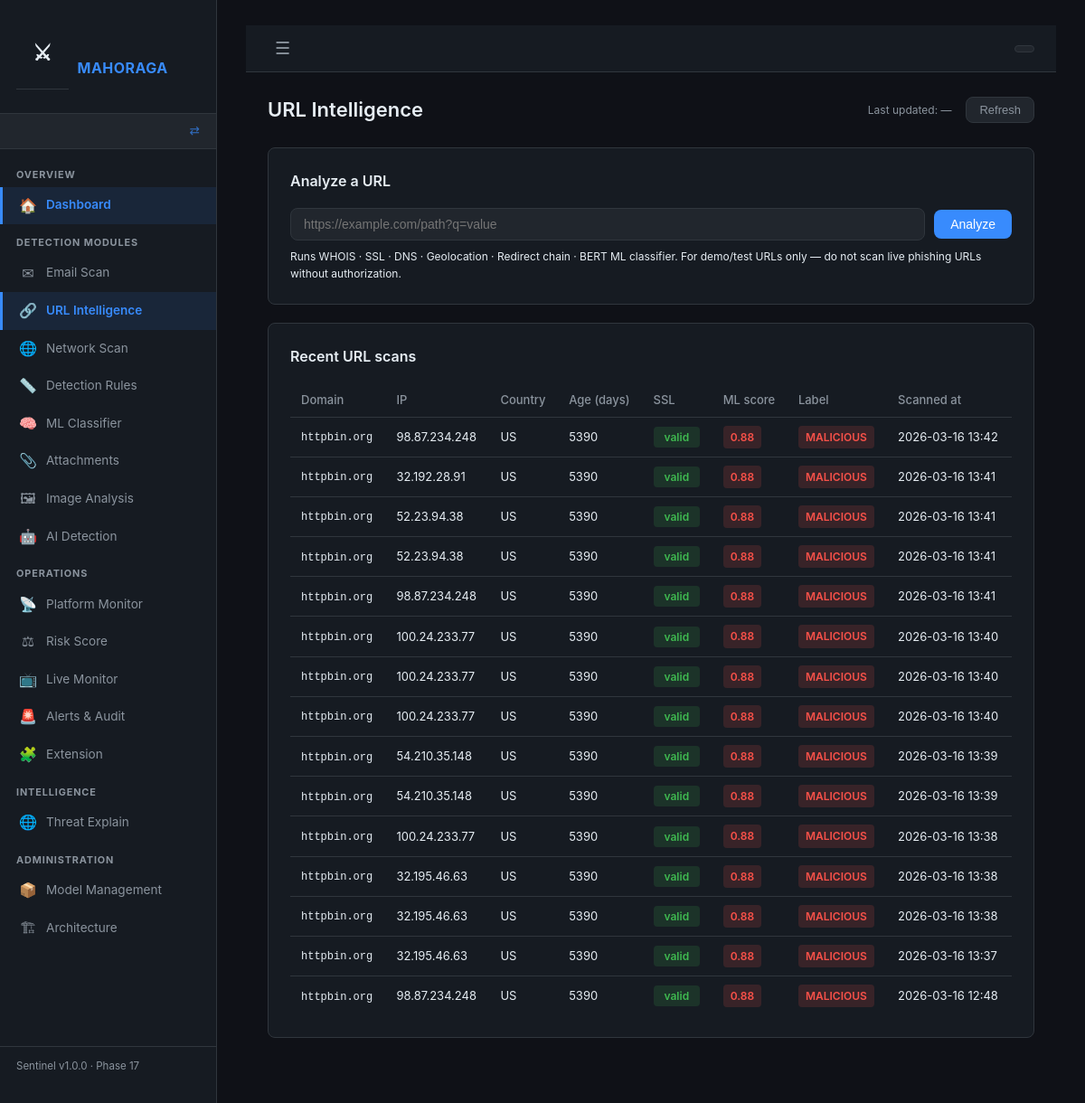
The page /url/intel on the database its author committed.
### backend/app/models.py (models this page shows)
class URLScan(db.Model):
    __tablename__ = "url_scans"
    id               = db.Column(db.Integer, primary_key=True)
    email_id         = db.Column(db.Integer, db.ForeignKey("email_scans.id"), nullable=True)
    raw_url          = db.Column(db.Text)
    normalized_url   = db.Column(db.Text)
    domain           = db.Column(db.String(255))
    ip_address       = db.Column(db.String(60))
    country          = db.Column(db.String(100))
    whois_data       = db.Column(db.Text)          # JSON string
    domain_age_days  = db.Column(db.Integer)
    ssl_valid        = db.Column(db.Boolean)
    ssl_issuer       = db.Column(db.String(255))
    redirect_chain   = db.Column(db.Text)          # JSON array of hop dicts
    ml_score         = db.Column(db.Float)         # 0.0 – 1.0 from BERT model
    rule_score       = db.Column(db.Float)         # score from rule engine
    final_label      = db.Column(db.String(20))    # BENIGN / SUSPICIOUS / MALICIOUS
    scanned_at       = db.Column(db.DateTime, default=datetime.utcnow)
    network_scans    = db.relationship("NetworkScan", backref="url_scan", lazy=True)

### backend/app/routes/url_intel.py (the view)
@url_intel_bp.route("/url/intel", methods=["GET"])
def url_intel_page():
    recent = (
        URLScan.query
        .order_by(URLScan.scanned_at.desc())
        .limit(15)
        .all()
    )
    return render_template("url_intel.html", recent_scans=recent)

### backend/app/routes/dashboard.py (called while the page is built, shortened)
def get_current_role() -> str:
    return session.get("role", "")

def get_sidebar_config():
    role = get_current_role()
    cfg  = ROLES.get(role, {})
    all_items = _all_sidebar_items()
    if cfg.get("allowed_prefixes") is None:
        return all_items   # admin sees everything

### frontend/templates/url_intel.html (shortened to what this page needs)
{% extends "base.html" %}
{% block content %}
<div class="page-header">
  <h1>URL Intelligence</h1>
  <span class="last-updated">
    Last updated: <span id="update-time">—</span>
  </span>
  <button class="btn-refresh" onclick="refreshHistory()">Refresh</button>
</div>
<div class="card">
  <h2>Analyze a URL</h2>
  <div class="url-input-row">
    <input type="text" id="url-input" placeholder="https://example.com/path?q=value"
           onkeydown="if(event.key==='Enter') submitUrl()">
    <button class="btn-primary" onclick="submitUrl()">Analyze</button>
  </div>
  <p class="hint">
    Runs WHOIS · SSL · DNS · Geolocation · Redirect chain · BERT ML classifier.
    For demo/test URLs only — do not scan live phishing URLs without authorization.
  </p>
</div>
<div class="card">
  <h2>Recent URL scans</h2>
  <table class="data-table">
    <thead>
      <tr>
        <th>Domain</th>
        <th>IP</th>
        <th>Country</th>
        <th>Age (days)</th>
        <th>SSL</th>
        <th>ML score</th>
        <th>Label</th>
        <th>Scanned at</th>
      </tr>
    </thead>
    <tbody id="history-table-body">
      {% for s in recent_scans %}
      <tr>
        <td class="truncate" title="{{ s.raw_url }}">
          <code>{{ s.domain }}</code>
        </td>
        <td>{{ s.ip_address or '—' }}</td>
        <td>{{ s.country or '—' }}</td>
        <td>
          {% if s.domain_age_days is not none %}
            <span class="{{ 'text-danger' if s.domain_age_days < 180 else '' }}">
              {{ s.domain_age_days }}
            </span>
          {% else %}—{% endif %}
        </td>
        <td>
          {% if s.ssl_valid %}
            <span class="auth-pill auth-pass">valid</span>
          {% else %}
            <span class="auth-pill auth-fail">invalid</span>
          {% endif %}
        </td>
        <td>
          <span class="score-pill score-{{ s.final_label | lower if s.final_label else 'unknown' }}">
            {{ '%.2f'|format(s.ml_score or 0) }}
          </span>
        </td>
        <td>
          <span class="label-badge label-{{ s.final_label | lower if s.final_label else 'unknown' }}">
            {{ s.final_label or '—' }}
          </span>
        </td>
        <td>{{ s.scanned_at.strftime('%Y-%m-%d %H:%M') if s.scanned_at else '—' }}</td>
      </tr>
      {% else %}
      <tr><td colspan="8" class="empty-state">No URL scans yet — enter a URL above</td></tr>
      {% endfor %}
    </tbody>
  </table>
</div>
{% endblock %}

### rows shown on the page
URLScan: domain "httpbin.org", ip_address "98.87.234.248", country "US", domain_age_days "5390", ssl_valid "valid", ml_score "0.88", final_label "MALICIOUS", scanned_at "2026-03-16 13:42"
URLScan: domain "httpbin.org", ip_address "32.192.28.91", country "US", domain_age_days "5390", ssl_valid "valid", ml_score "0.88", final_label "MALICIOUS", scanned_at "2026-03-16 13:41"
URLScan: domain "httpbin.org", ip_address "52.23.94.38", country "US", domain_age_days "5390", ssl_valid "valid", ml_score "0.88", final_label "MALICIOUS", scanned_at "2026-03-16 13:41"
URLScan: domain "httpbin.org", ip_address "52.23.94.38", country "US", domain_age_days "5390", ssl_valid "valid", ml_score "0.88", final_label "MALICIOUS", scanned_at "2026-03-16 13:41"
URLScan: domain "httpbin.org", ip_address "98.87.234.248", country "US", domain_age_days "5390", ssl_valid "valid", ml_score "0.88", final_label "MALICIOUS", scanned_at "2026-03-16 13:41"
URLScan: domain "httpbin.org", ip_address "100.24.233.77", country "US", domain_age_days "5390", ssl_valid "valid", ml_score "0.88", final_label "MALICIOUS", scanned_at "2026-03-16 13:40"
URLScan: domain "httpbin.org", ip_address "100.24.233.77", country "US", domain_age_days "5390", ssl_valid "valid", ml_score "0.88", final_label "MALICIOUS", scanned_at "2026-03-16 13:40"
URLScan: domain "httpbin.org", ip_address "100.24.233.77", country "US", domain_age_days "5390", ssl_valid "valid", ml_score "0.88", final_label "MALICIOUS", scanned_at "2026-03-16 13:40"
URLScan: domain "httpbin.org", ip_address "54.210.35.148", country "US", domain_age_days "5390", ssl_valid "valid", ml_score "0.88", final_label "MALICIOUS", scanned_at "2026-03-16 13:39"
URLScan: domain "httpbin.org", ip_address "54.210.35.148", country "US", domain_age_days "5390", ssl_valid "valid", ml_score "0.88", final_label "MALICIOUS", scanned_at "2026-03-16 13:39"
URLScan: domain "httpbin.org", ip_address "100.24.233.77", country "US", domain_age_days "5390", ssl_valid "valid", ml_score "0.88", final_label "MALICIOUS", scanned_at "2026-03-16 13:38"
URLScan: domain "httpbin.org", ip_address "32.195.46.63", country "US", domain_age_days "5390", ssl_valid "valid", ml_score "0.88", final_label "MALICIOUS", scanned_at "2026-03-16 13:38"
URLScan: domain "httpbin.org", ip_address "32.195.46.63", country "US", domain_age_days "5390", ssl_valid "valid", ml_score "0.88", final_label "MALICIOUS", scanned_at "2026-03-16 13:38"
URLScan: domain "httpbin.org", ip_address "32.195.46.63", country "US", domain_age_days "5390", ssl_valid "valid", ml_score "0.88", final_label "MALICIOUS", scanned_at "2026-03-16 13:37"
URLScan: domain "httpbin.org", ip_address "98.87.234.248", country "US", domain_age_days "5390", ssl_valid "valid", ml_score "0.88", final_label "MALICIOUS", scanned_at "2026-03-16 12:48"

### other values the page prints
{{ section.section }} "OVERVIEW" "DETECTION MODULES" "OPERATIONS" "INTELLIGENCE" "ADMINISTRATION"
{{ item.icon }} "🏠" "✉" "🔗" "🌐" "📏" "🧠" "📎" "🖼" "🤖" "📡" "⚖" "📺" "🚨" "🧩" "🌐" "📦" "🏗"
{{ item.label }} "Dashboard" "Email Scan" "URL Intelligence" "Network Scan" "Detection Rules" "ML Classifier" "Attachments" "Image Analysis" "AI Detection" "Platform Monitor" "Risk Score" "Live Monitor" "Alerts & Audit" "Extension" "Threat Explain" "Model Management" "Architecture"
